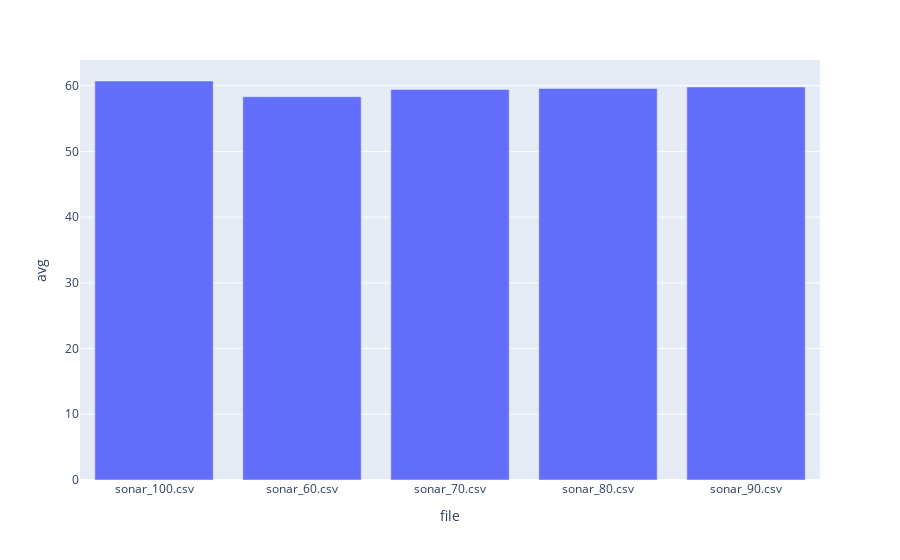

Notebook cell for this chart:
### Markdown cell above
### diferent measurements files show that them were from the same distance

### Code cell
#show diferent lenghts in a fig
fig = px.bar(diferent_lenghts, x='file', y='avg')
fig.show()

### Figure 1 — Plotly figure (JSON) as saved in the notebook; plotly's stock layout.template omitted (floating-point values rounded to 4 significant figures)
{"data": [{"alignmentgroup": "True", "hovertemplate": "file=%{x}<br>avg=%{y}<extra></extra>", "legendgroup": "", "marker": {"color": "#636efa", "pattern": {"shape": ""}}, "name": "", "offsetgroup": "", "orientation": "v", "showlegend": false, "textposition": "auto", "type": "bar", "x": ["sonar_100.csv", "sonar_60.csv", "sonar_70.csv", "sonar_80.csv", "sonar_90.csv"], "xaxis": "x", "y": [60.72, 58.32, 59.42, 59.58, 59.81], "yaxis": "y"}], "layout": {"barmode": "relative", "legend": {"tracegroupgap": 0}, "margin": {"t": 60}, "xaxis": {"anchor": "y", "domain": [0, 1], "title": {"text": "file"}}, "yaxis": {"anchor": "x", "domain": [0, 1], "title": {"text": "avg"}}}}
